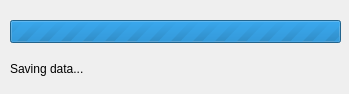
<ui version="4.0" >
 <class>progressDlg</class>
 <widget class="QDialog" name="progressDlg" >
  <property name="windowModality" >
   <enum>Qt::ApplicationModal</enum>
  </property>
  <property name="geometry" >
   <rect>
    <x>0</x>
    <y>0</y>
    <width>349</width>
    <height>94</height>
   </rect>
  </property>
  <property name="windowTitle" >
   <string>Saving daily time</string>
  </property>
  <property name="windowIcon" >
   <iconset resource="smeTime.qrc" >
    <normaloff>:/images/16x16/actions/appointment-new.png</normaloff>:/images/16x16/actions/appointment-new.png</iconset>
  </property>
  <widget class="QProgressBar" name="progressBar" >
   <property name="geometry" >
    <rect>
     <x>10</x>
     <y>20</y>
     <width>331</width>
     <height>23</height>
    </rect>
   </property>
   <property name="maximum" >
    <number>0</number>
   </property>
   <property name="value" >
    <number>23928</number>
   </property>
  </widget>
  <widget class="QLabel" name="lblMessage" >
   <property name="geometry" >
    <rect>
     <x>10</x>
     <y>60</y>
     <width>341</width>
     <height>17</height>
    </rect>
   </property>
   <property name="text" >
    <string>Saving data...</string>
   </property>
  </widget>
 </widget>
 <resources>
  <include location="smeTime.qrc" />
 </resources>
 <connections/>
</ui>
